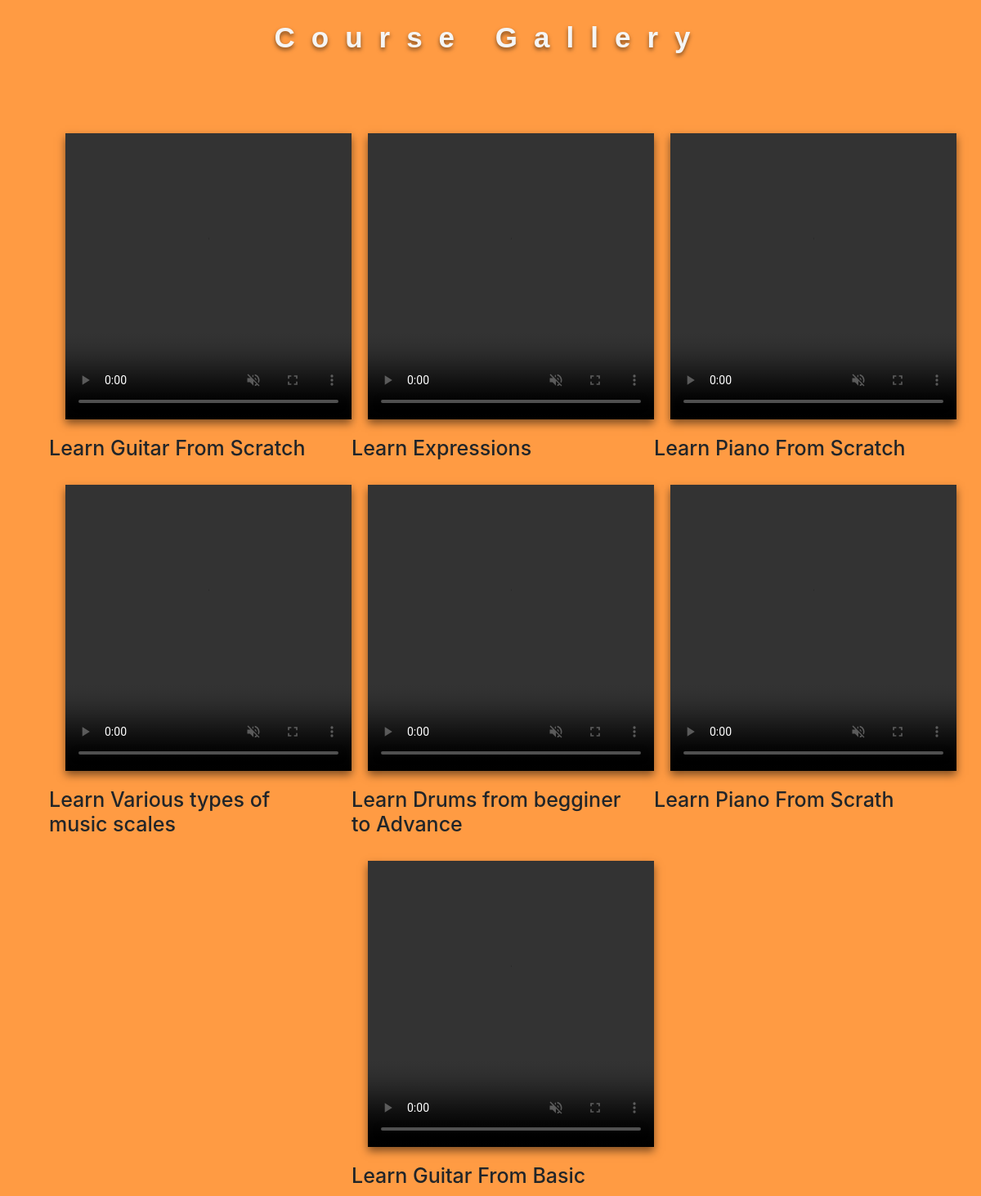
Screenshot of /video_gallery.php with the database file from the repository.
### tables this page shows
CREATE TABLE `courses` (
  `id` int(11) NOT NULL,
  `cTitle` varchar(500) DEFAULT NULL,
  `cType` varchar(300) DEFAULT NULL,
  `cTeacher` varchar(500) DEFAULT NULL,
  `description` varchar(500) DEFAULT NULL,
  `tid` int(11) DEFAULT NULL,
  `audImage` varchar(500) DEFAULT NULL,
  `courVideo` varchar(500) DEFAULT NULL
);

### video_gallery.php (the view, shortened to what this page needs)
<!DOCTYPE html>
<html lang="en">
<head>
    <link rel="stylesheet" type="text/css" href="css/video_gallery_style.css">
    <link rel="stylesheet" href="https://cdn.jsdelivr.net/npm/bootstrap@4.6.0/dist/css/bootstrap.min.css">
</head>
<body style="background-color: rgb(255, 155, 67)">
    <div class="container">
        <div class="heading">Course Gallery</div>
        <div class="video-container">
                            <?php
                        $conn = mysqli_connect("localhost","root","","project") or die("failed to connect");
                        $que = "select cTitle,cType,cTeacher,description,audImage,courses.id from courses,teachers";
                        $result = mysqli_query($conn,$que);
                        foreach($result as $arr){
                       ?>
                <div class="col-md-4">
                    <div class="video">
                        <video src="CastTalent/ArtistAppForm/Assest/courseWall/<?php echo $arr['audImage']?>"  muted controls></video>
                    </div>
                    <p style="color: white; text-align: center !important; font-weight:600;font-size: 19px;">
                    <h1> <?php echo"$arr[cTitle]" ?> </h1>
                    </p>
                </div>
            <?php
            }
          ?>
        </div>
    </div>
</body>
</html>

### css/video_gallery_style.css (style rules this page uses)
:root { color: #8e44ad; }
* { margin: 0; padding: 0; box-sizing: border-box; }
html { font-size: 62.5%; }
.container .heading { padding: 20px; font-size: 35px; font-weight: 700; margin: 2rem o; text-transform: capitalize; color: rgb(245, 245, 245); font-family: Verdana, Geneva, Tahoma, sans-serif; letter-spacing: 2rem; text-align: center; text-shadow: 0 .3rem .5rem rgba(0, 0, 0, .5); }
.video-container { padding-top: 50px; display: flex; justify-content: center; flex-wrap: wrap; }
.video-container .video { height: 350px; width: 350px; margin: 2rem; box-shadow: 0 .5rem 1rem rgba(0, 0, 0, .5); overflow: hidden; border: radius 1rem; ; }
.video-container .video video { height: 100%; width: 100%; object-fit: cover; outline: none; border: none; cursor: pointer; }

### rows the page displays
courses: cTitle "Learn Guitar From Scratch"
courses: cTitle "Learn Expressions"
courses: cTitle "Learn Piano From Scratch"
courses: cTitle "Learn Various types of music scales"
courses: cTitle "Learn Drums from begginer to Advance"
courses: cTitle "Learn Piano From Scrath"
courses: cTitle "Learn Guitar From Basic"
